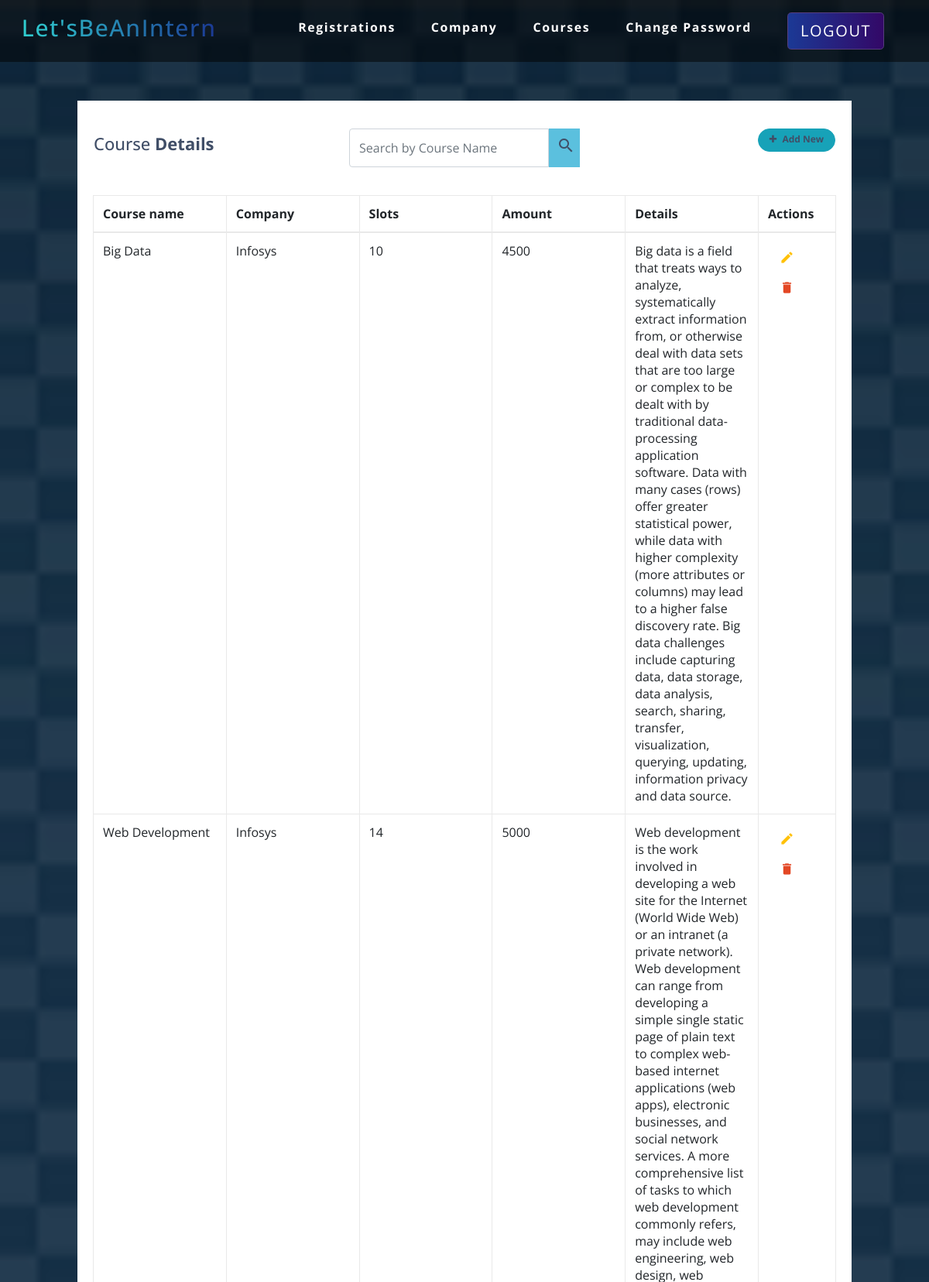
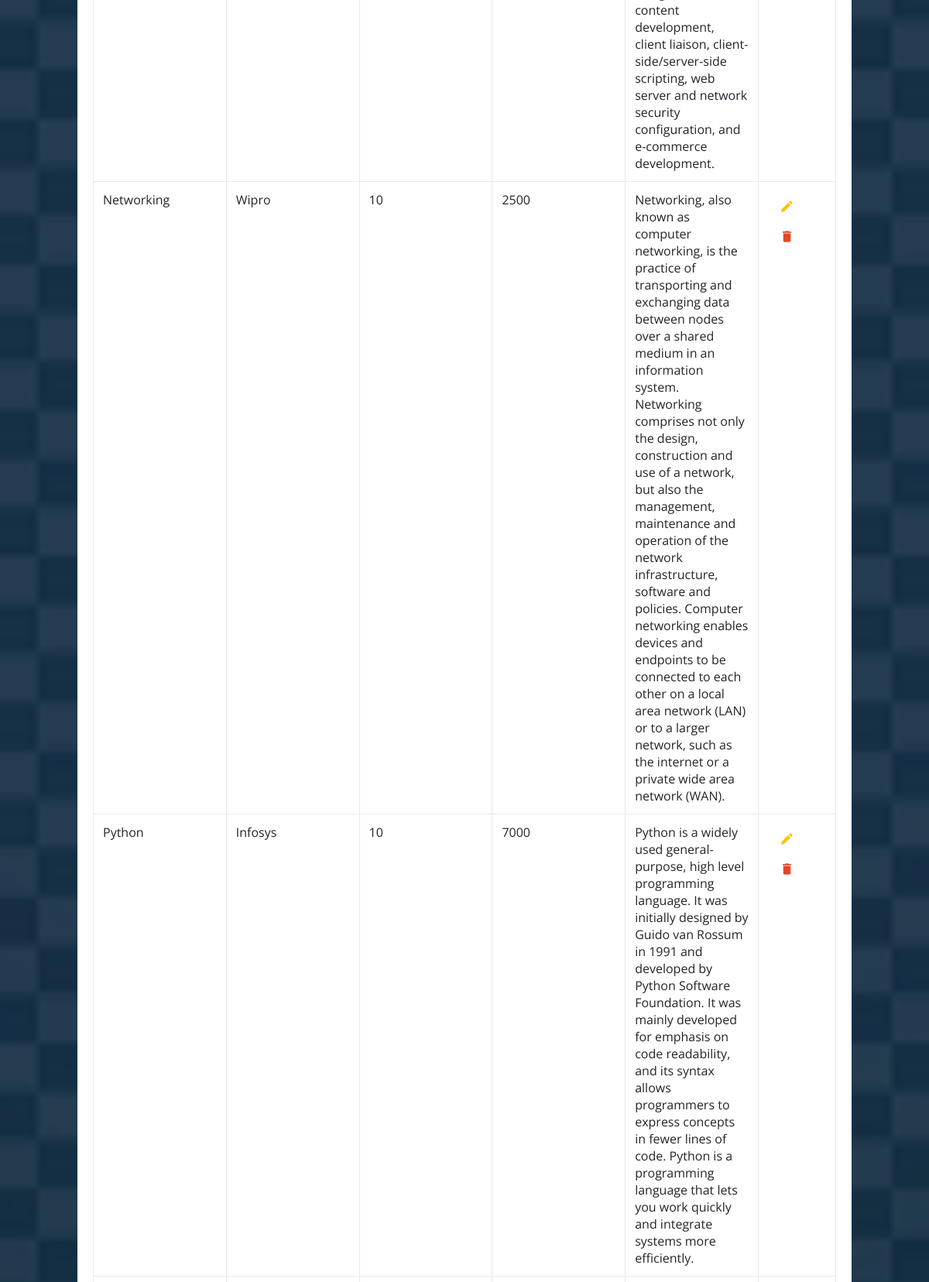
Screenshot of /courses.php (signed in, upper part) with the database file from the repository (2 pictures, top to bottom).
### tables this page shows
CREATE TABLE `courses` (
  `course_id` bigint(255) NOT NULL,
  `course_name` varchar(255) NOT NULL,
  `details` text NOT NULL,
  `price` bigint(255) NOT NULL,
  `slots` int(10) NOT NULL,
  `company` varchar(255) NOT NULL,
  `image` varchar(255) NOT NULL
);

### courses.php (the view, shortened to what this page needs)
<html lang="en">
<head>
    <link rel="stylesheet" href="https://maxcdn.bootstrapcdn.com/bootstrap/4.3.1/css/bootstrap.min.css">
	<link href="style.css" rel="stylesheet">
<link rel="stylesheet" href="https://maxcdn.bootstrapcdn.com/font-awesome/4.7.0/css/font-awesome.min.css">
<link rel="stylesheet" href="https://maxcdn.bootstrapcdn.com/font-awesome/4.7.0/css/font-awesome.min.css">
</head>
<body>
<body data-spy="scroll" data-target="#navbarResposive">
	<div id="home">
		<nav class="navbar navbar-expand-md navbar-dark bg-dark justify-content-center fixed-top">
			<div class="container-fluid">
				<a class="navbar-brand" href="#"><h1>Let'sBeAnIntern</h1></a>
				<div class="collapse navbar-collapse" id="navbarResposive">
					<ul class="navbar-nav ml-auto">
                    <li class="nav-item">
                    <a href="registrations.php" class="nav-link">Registrations</a>
                        </li>
						<li class="nav-item">
							<a class="nav-link" href="company.php">Company</a>
						</li>
						<li class="nav-item">
							<a class="nav-link" href="courses.php">Courses</a>
						</li>
						<li class="nav-item">
							<a class="nav-link" href="" data-toggle="modal" data-target="#pass_data_Modal">Change Password</a>
						</li>
						<li>
                        <a href="admin.php" class="btn btn-primary btn-lg">LOGOUT</a>
                        </li>
					</ul>
				</div>
			</div>
		</nav>
                    <div class="table-responsive">
                    <div class="container">
        <div class="table-wrapper">
            <div class="table-title">
                <div class="row">
                    <div class="col-sm-4"><h2>Course <b>Details</b></h2></div>
                    <div class="col-sm-4">
                        <div class="search-box">
							<div class="input-group">
								<input type="text" id="search" class="form-control" placeholder="Search by Course Name">
                                <span class="input-group-addon"><i class="material-icons">&#xE8B6;</i></span>
							</div>
                        </div>
                    </div>
                    <div class="col-sm-4">
                        <a  class="btn btn-info add-new" id="add" id="add" data-toggle="modal" data-target="#add_data_Modal"><i class="fa fa-plus"></i> Add New</a>
                    </div>
                </div>
            </div>
            <table class="table table-bordered">
                <thead>
                    <tr>
                        <th>Course name</th>
                        <th>Company</th>
                        <th>Slots</th>
                        <th>Amount</th>
                        <th>Details</th>
                        <th>Actions</th>
                    </tr>
                </thead>
                <tbody>
                <?php
                    include('connect.php');
                     $query = "SELECT * from courses";
                     $results = mysqli_query($connection, $query);
                     if (mysqli_num_rows($results) > 0) {
                       while( $row = mysqli_fetch_assoc($results)){
                    echo '<tr>
                        <td>'.$row["course_name"].'</td>
                        <td>'.$row["company"].'</td>
                        <td>'.$row["slots"].'</td>
                        <td>'.$row["price"].'</td>
                        <td>'.$row["details"].'</td>
                        <td>
                        <a class="edit"  href="courseupdate.php?course_id=' . $row["course_id"] .'" title="Edit"  ><i class="material-icons">&#xE254;</i></a>
                            <a class="delete" href="coursedelete.php?course_id=' . $row["course_id"] .'" title="Delete" data-toggle="tooltip"><i class="material-icons">&#xE872;</i></a>
                        </td>
                    </tr>';
                       }
                    }
                    ?>
                </tbody>
            </table>
        </div>
    </div>
                </div>
				</div>
</body>
</html>

### style.css (style rules this page uses)
html, body { height: 100%; width: 100%; font-family: 'Lato', sans-serif; color: #505962; }
.navbar { padding: .8rem; font-weight: 700; font-size: .9rem; letter-spacing: .1rem; background-color: rgba(0, 0, 0, 0.5) !important; }
.navbar-brand h1 { background: linear-gradient(to right, #30CFD0 0%, #1b3995 100%); -webkit-background-clip: text; -webkit-text-fill-color: transparent; font-size: 1.5em; }
.navbar-nav li { padding-right: 30px; }
.nav-link { font-size: 1.1em !important; }
.navbar-dark .navbar-nav .nav-link { color: #ffff; }
.btn-primary { background: linear-gradient(to right, #1b3995 0%, #330867 100%); border: 1px solid #563d7c; margin-left: .5rem; }
h1 { background: linear-gradient(to right, rgb(255, 255, 255) 10%, #ff5e00 90%); -webkit-background-clip: text; -webkit-text-fill-color: transparent; font-size: 2.5em; }
[class*="col-"] { padding: 1rem; }

### courses.php (style rules this page uses)
body { color: #404E67; background: #F5F7FA; font-family: 'Open Sans', sans-serif; margin-top:100px; background-image:url('admin/reg.png'); background-repeat:no-repeat; background-position: center center; background-attachment: fixed; background-repeat: no-repeat; background-size: cover; background-color: #464646; }
.table-wrapper { width: 1000px; margin: 30px auto; background: #fff; padding: 20px; box-shadow: 0 1px 1px rgba(0,0,0,.05); }
.table-title { padding-bottom: 10px; margin: 0 0 10px; }
.table-title h2 { margin: 6px 0 0; font-size: 22px; }
.input-group-addon { width:40px; background-color: #5bc0de; }
.table-title .add-new { float: right; height: 30px; font-weight: bold; font-size: 12px; text-shadow: none; min-width: 100px; border-radius: 50px; line-height: 13px; }
.table-title .add-new i { margin-right: 4px; }
table.table { table-layout: fixed; }
table.table tr th, table.table tr td { border-color: #e9e9e9; }
table.table th:last-child { width: 100px; }
table.table td a { cursor: pointer; display: inline-block; margin: 0 5px; min-width: 24px; }
table.table td a.edit { color: #FFC107; }
table.table td a.delete { color: #E34724; }
table.table td i { font-size: 19px; }
.input-group .form-control { height: 50px; }
i.material-icons { padding:10px; }

### rows the page displays
courses: course_name "Big Data", company "Infosys", slots "10", price "4500", details "Big data is a field that treats ways to analyze, systematically extract information from, or otherwise deal with data sets that are too large or complex to be dealt with by traditional data-processing application software. Data with many cases (rows) offer greater statistical power, while data with higher complexity (more attributes or columns) may lead to a higher false discovery rate. Big data challenges include capturing data, data storage, data analysis, search, sharing, transfer, visualization, querying, updating, information privacy and data source."
courses: course_name "Web Development", company "Infosys", slots "14", price "5000", details "Web development is the work involved in developing a web site for the Internet (World Wide Web) or an intranet (a private network). Web development can range from developing a simple single static page of plain text to complex web-based internet applications (web apps), electronic businesses, and social network services. A more comprehensive list of tasks to which web development commonly refers, may include web engineering, web design, web content development, client liaison, client-side/server-side scripting, web server and network security configuration, and e-commerce development."
courses: course_name "Networking", company "Wipro", slots "10", price "2500", details "Networking, also known as computer networking, is the practice of transporting and exchanging data between nodes over a shared medium in an information system. Networking comprises not only the design, construction and use of a network, but also the management, maintenance and operation of the network infrastructure, software and policies. Computer networking enables devices and endpoints to be connected to each other on a local area network (LAN) or to a larger network, such as the internet or a private wide area network (WAN)."
courses: course_name "Python", company "Infosys", slots "10", price "7000", details "Python is a widely used general-purpose, high level programming language. It was initially designed by Guido van Rossum in 1991 and developed by Python Software Foundation. It was mainly developed for emphasis on code readability, and its syntax allows programmers to express concepts in fewer lines of code. Python is a programming language that lets you work quickly and integrate systems more efficiently."
